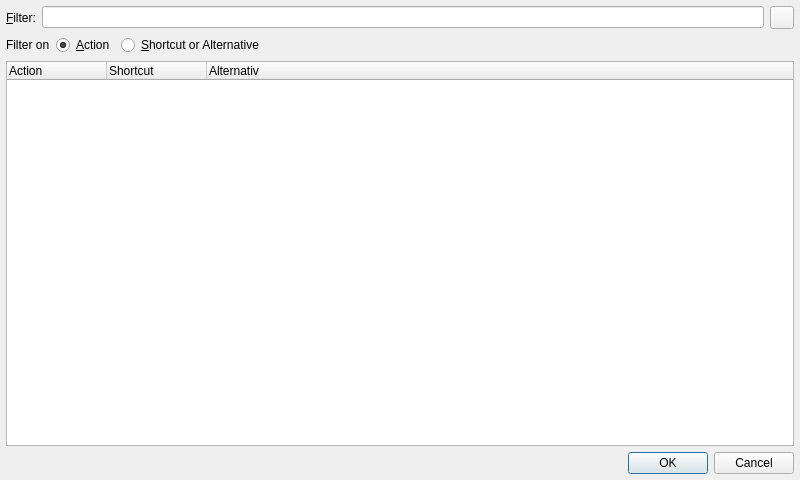
<?xml version="1.0" encoding="UTF-8"?>
<ui version="4.0">
 <class>ShortcutsDialog</class>
 <widget class="QDialog" name="ShortcutsDialog">
  <property name="geometry">
   <rect>
    <x>0</x>
    <y>0</y>
    <width>800</width>
    <height>480</height>
   </rect>
  </property>
  <property name="windowTitle">
   <string>Keyboard Shortcuts</string>
  </property>
  <layout class="QVBoxLayout" name="verticalLayout">
   <item>
    <layout class="QHBoxLayout" name="horizontalLayout">
     <item>
      <widget class="QLabel" name="label">
       <property name="text">
        <string>&amp;Filter:</string>
       </property>
       <property name="buddy">
        <cstring>searchEdit</cstring>
       </property>
      </widget>
     </item>
     <item>
      <widget class="QLineEdit" name="searchEdit">
       <property name="toolTip">
        <string>Enter the regular expression that should be contained in the shortcut action</string>
       </property>
      </widget>
     </item>
     <item>
      <widget class="QToolButton" name="clearSearchButton">
       <property name="toolTip">
        <string>Press to clear the search edit</string>
       </property>
       <property name="text">
        <string/>
       </property>
      </widget>
     </item>
    </layout>
   </item>
   <item>
    <layout class="QHBoxLayout" name="horizontalLayout_2">
     <item>
      <widget class="QLabel" name="label_2">
       <property name="text">
        <string>Filter on</string>
       </property>
      </widget>
     </item>
     <item>
      <widget class="QRadioButton" name="actionButton">
       <property name="toolTip">
        <string>Select to filter based on the actions</string>
       </property>
       <property name="text">
        <string>&amp;Action</string>
       </property>
       <property name="checked">
        <bool>true</bool>
       </property>
      </widget>
     </item>
     <item>
      <widget class="QRadioButton" name="shortcutButton">
       <property name="toolTip">
        <string>Select to filter based on shortcut or alternative shortcut</string>
       </property>
       <property name="text">
        <string>&amp;Shortcut or Alternative</string>
       </property>
      </widget>
     </item>
     <item>
      <spacer name="horizontalSpacer">
       <property name="orientation">
        <enum>Qt::Horizontal</enum>
       </property>
       <property name="sizeHint" stdset="0">
        <size>
         <width>40</width>
         <height>20</height>
        </size>
       </property>
      </spacer>
     </item>
    </layout>
   </item>
   <item>
    <widget class="QTreeWidget" name="shortcutsList">
     <property name="toolTip">
      <string>This list shows all keyboard shortcuts.</string>
     </property>
     <property name="whatsThis">
      <string>&lt;b&gt;Keyboard Shortcuts List&lt;/b&gt;
&lt;p&gt;This list shows all keyboard shortcuts defined in the application. Double click an entry in order to change the respective shortcut. Alternatively, the shortcut might be changed by editing the key sequence in the respective column.&lt;/p&gt;</string>
     </property>
     <property name="alternatingRowColors">
      <bool>true</bool>
     </property>
     <column>
      <property name="text">
       <string>Action</string>
      </property>
     </column>
     <column>
      <property name="text">
       <string>Shortcut</string>
      </property>
     </column>
     <column>
      <property name="text">
       <string>Alternativ</string>
      </property>
     </column>
    </widget>
   </item>
   <item>
    <widget class="QDialogButtonBox" name="buttonBox">
     <property name="orientation">
      <enum>Qt::Horizontal</enum>
     </property>
     <property name="standardButtons">
      <set>QDialogButtonBox::Cancel|QDialogButtonBox::Ok</set>
     </property>
    </widget>
   </item>
  </layout>
 </widget>
 <layoutdefault spacing="6" margin="6"/>
 <pixmapfunction>qPixmapFromMimeSource</pixmapfunction>
 <tabstops>
  <tabstop>searchEdit</tabstop>
  <tabstop>clearSearchButton</tabstop>
  <tabstop>actionButton</tabstop>
  <tabstop>shortcutButton</tabstop>
  <tabstop>shortcutsList</tabstop>
  <tabstop>buttonBox</tabstop>
 </tabstops>
 <resources/>
 <connections>
  <connection>
   <sender>buttonBox</sender>
   <signal>rejected()</signal>
   <receiver>ShortcutsDialog</receiver>
   <slot>reject()</slot>
   <hints>
    <hint type="sourcelabel">
     <x>69</x>
     <y>457</y>
    </hint>
    <hint type="destinationlabel">
     <x>77</x>
     <y>477</y>
    </hint>
   </hints>
  </connection>
 </connections>
</ui>
